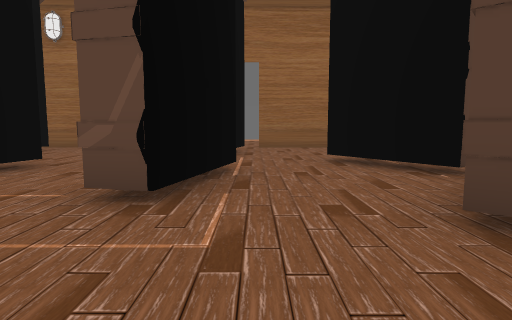
[1] (above)

16 first-person views from a walk through a level from a Godot 3-D game. The camera is 1.3 m above the floor, tilts 6° down and sees 75° across. The floor is counted in squares, 2 m on a side. Each view is taken from the middle of a square. On the plan, view 1 faces up. The plan holds only what a view shows up to about 10 squares ahead; the rest is blank. Door leaves are left out where a doorway can be walked through.

[2]
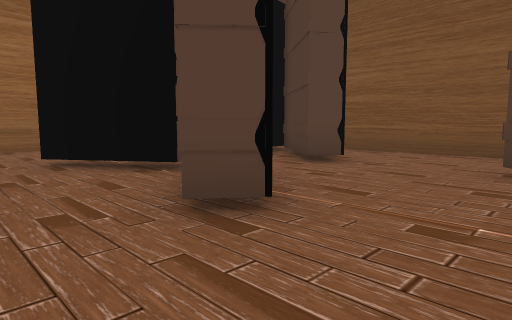

[3]
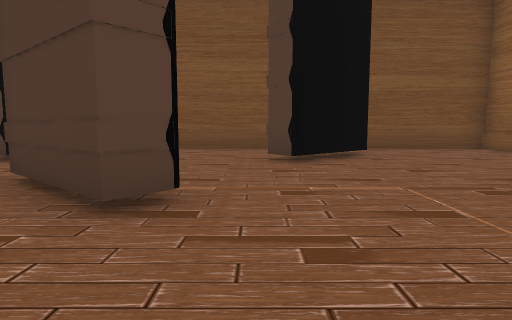

[4]
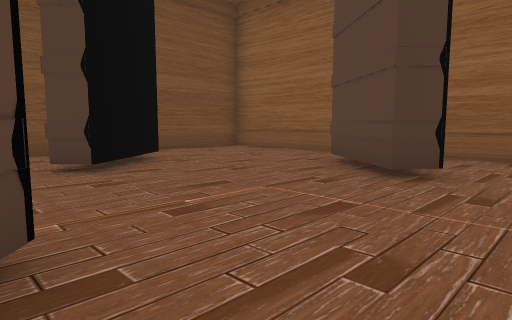

[5]
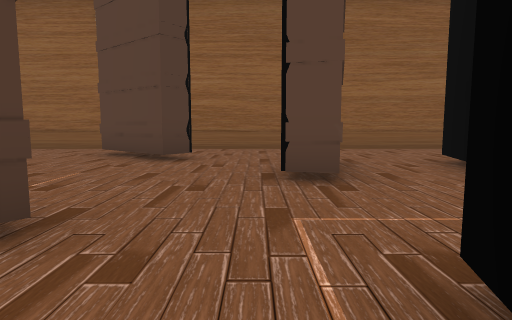

[6]
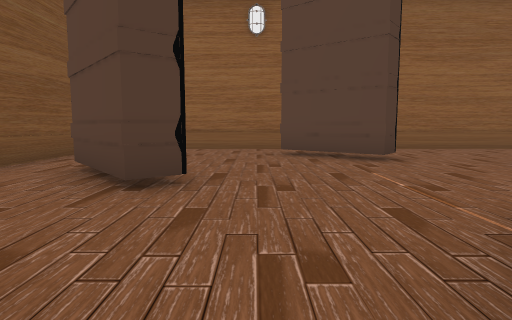

[7]
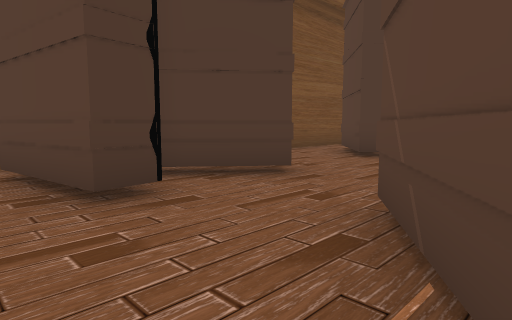

[8]
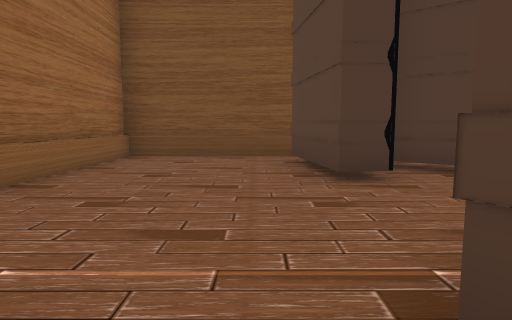

[9]
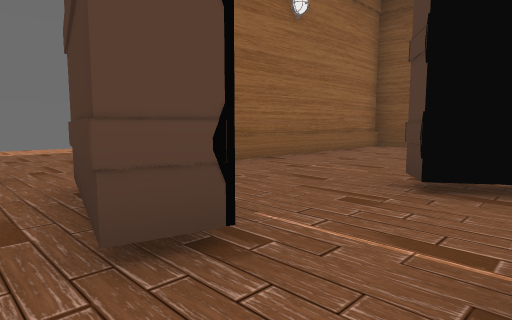

[10]
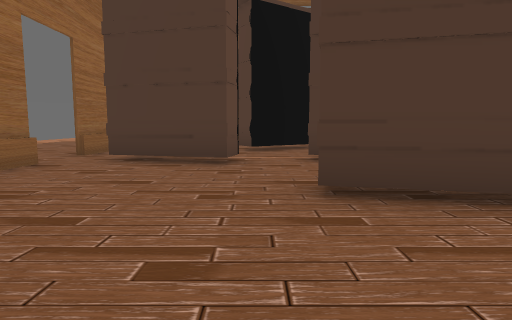

[11]
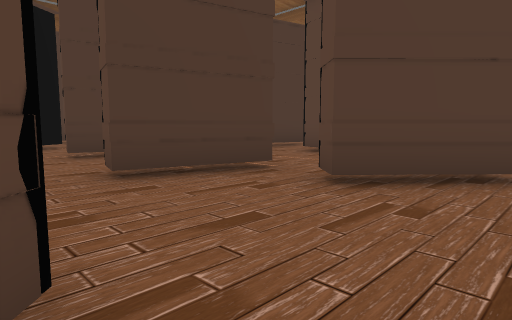

[12]
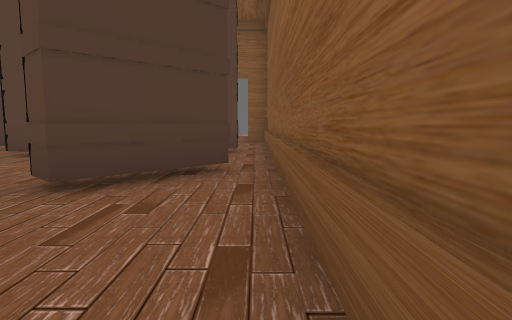

[13]
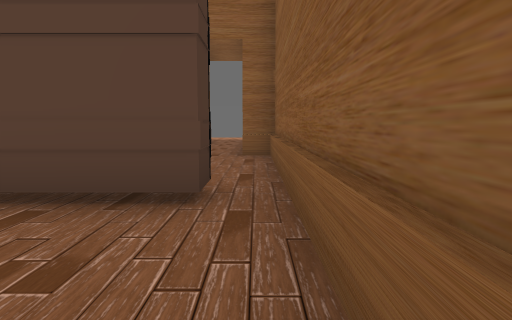

[14]
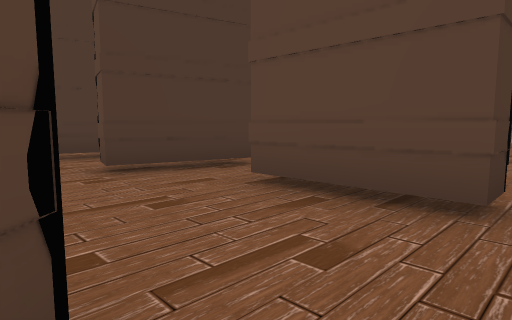

[15]
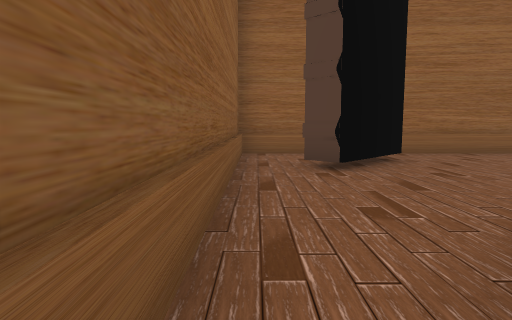

[16]
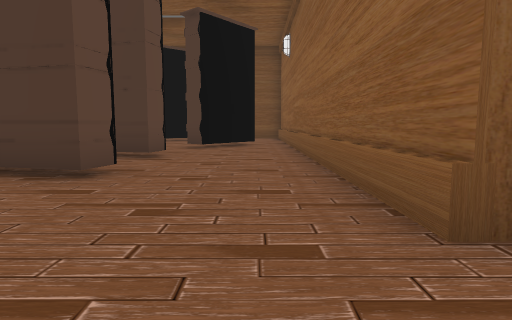

### Floor plan
Ten units are one square. View 1 is at (0, 0); x grows to the right and y downward. Boxes are objects, and circles mark ways between rooms. Rooms are numbered by the first view taken in them; rooms with no view inside come last. Other rooms are left out.
<svg viewBox="-89 -105 174 162">
<path fill="none" stroke="#000" d="M19 -16 13 -21M62 15 48 -3 53 -8 68 10M54 -30 48 -35M13 25 17 20 35 35M-9 -3 -2 -1M30 52 80 52 80 -48M-8 -27 -16 -29M-3 -49 -8 -27M26 -41 21 -49M13 -21 29 -39M21 -61 32 -45M21 -49 13 -61 19 -65M49 -54 48 -60 72 -64M-3 -86 -5 -77M-8 -63 -15 -65M-9 -50 -3 -49M80 -62 80 -98 0 -98M-15 -65 -9 -87M-52 -84 -68 -67 -73 -72M-46 -32 -40 -54 -34 -53 -36 -45M-11 -44 -9 -50M-84 -66 -84 -16M-14 -98 -54 -98M-77 -22 -61 -39 -55 -34M-54 -98 -84 -98 -84 -66M-62 52 -5 52M-31 9 -34 21 -40 19M-84 14 -84 52 -76 52M-8 21 -15 19M-40 19 -35 -3 -28 -1M-84 -16 -84 14M-75 14 -75 6 -52 6M-15 19 -9 -3M21 32 13 25M-5 52 30 52M48 -35 63 -53M68 -56 49 -54"/>
<circle cx="25" cy="-40" r="3" fill="#2a7"/>
<circle cx="5" cy="-30" r="3" fill="#2a7"/>
<circle cx="-10" cy="-15" r="3" fill="#2a7"/>
<circle cx="30" cy="40" r="3" fill="#2a7"/>
<circle cx="5" cy="20" r="3" fill="#2a7"/>
<circle cx="5" cy="-50" r="3" fill="#2a7"/>
<circle cx="-10" cy="-60" r="3" fill="#2a7"/>
<circle cx="0" cy="-90" r="3" fill="#2a7"/>
<circle cx="40" cy="-55" r="3" fill="#2a7"/>
<circle cx="-65" cy="-90" r="3" fill="#2a7"/>
<circle cx="-80" cy="-75" r="3" fill="#2a7"/>
<circle cx="-25" cy="-45" r="3" fill="#2a7"/>
<circle cx="-50" cy="-30" r="3" fill="#2a7"/>
<circle cx="-80" cy="-25" r="3" fill="#2a7"/>
<circle cx="-20" cy="10" r="3" fill="#2a7"/>
<circle cx="-50" cy="10" r="3" fill="#2a7"/>
<circle cx="-80" cy="10" r="3" fill="#2a7"/>
<circle cx="-10" cy="35" r="3" fill="#2a7"/>
<text x="40" y="0">1</text>
<text x="10" y="-40">2</text>
<text x="30" y="-70">3</text>
<text x="-40" y="-60">4</text>
<text x="-70" y="-90">5</text>
<text x="-50" y="30">6</text>
<text x="-50" y="-10">7</text>
<text x="10" y="40">8</text>
<text x="50" y="-50">9</text>
</svg>
Room 1 opens to room 2. Room 1 opens to room 7. Room 1 opens to room 8. Room 2 opens to room 3. Room 3 opens to room 4. Room 3 opens to room 9. Room 4 opens to room 5. Room 4 opens to room 7. Room 6 opens to room 7. Room 6 opens to room 8.

Where each view was taken, in squares from view 1:
view 1: 0 up, 0 right, facing up
view 2: 0 up, 0 right, facing up-right
view 3: 1 up, 1 left, facing right
view 4: 2 up, 0 right, facing down-right
view 5: 4 up, 0 right, facing down
view 6: 4 up, 4 right, facing down
view 7: 7 up, 2 right, facing down-right
view 8: 7 up, 1 right, facing right
view 9: 5 up, 2 left, facing up-right
view 10: 6 up, 7 left, facing right
view 11: 7 up, 8 left, facing down-right
view 12: 7 up, 8 left, facing down
view 13: 2 up, 8 left, facing down
view 14: 2 up, 8 left, facing down-right
view 15: 2 up, 8 left, facing up
view 16: 4 down, 8 left, facing right
